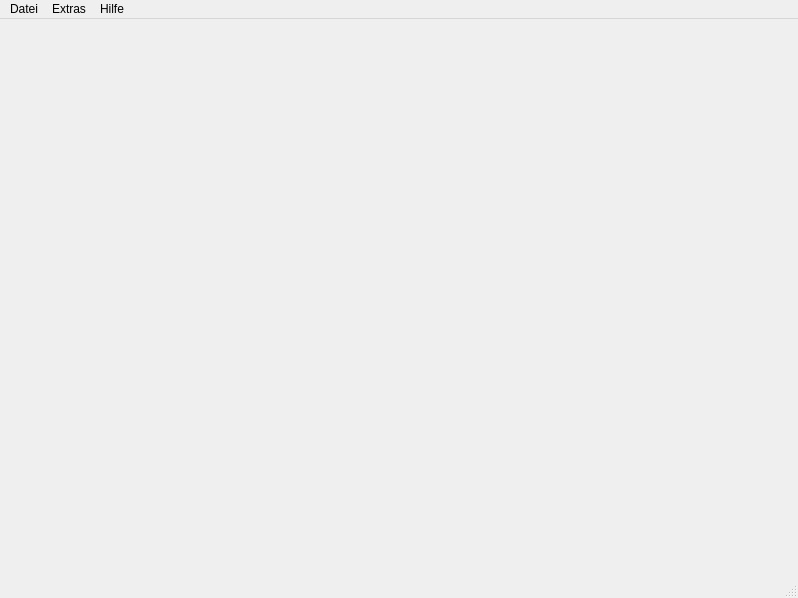
<?xml version="1.0" encoding="UTF-8"?>
<ui version="4.0">
 <class>MainWindow</class>
 <widget class="QMainWindow" name="MainWindow">
  <property name="geometry">
   <rect>
    <x>0</x>
    <y>0</y>
    <width>798</width>
    <height>598</height>
   </rect>
  </property>
  <property name="windowTitle">
   <string>SugarCRM Interface</string>
  </property>
  <widget class="QWidget" name="centralwidget"/>
  <widget class="QMenuBar" name="menubar">
   <property name="geometry">
    <rect>
     <x>0</x>
     <y>0</y>
     <width>798</width>
     <height>22</height>
    </rect>
   </property>
   <widget class="QMenu" name="menuTest">
    <property name="title">
     <string>Datei</string>
    </property>
    <addaction name="actionLogin"/>
    <addaction name="actionLogout"/>
    <addaction name="separator"/>
    <addaction name="actionEinstellungen"/>
    <addaction name="separator"/>
    <addaction name="actionBeenden"/>
   </widget>
   <widget class="QMenu" name="menuExtras">
    <property name="title">
     <string>Extras</string>
    </property>
    <addaction name="actionServer_Zeit"/>
    <addaction name="actionSugarFlavor"/>
   </widget>
   <widget class="QMenu" name="menuHilfe">
    <property name="title">
     <string>Hilfe</string>
    </property>
    <addaction name="actionAboutQt"/>
   </widget>
   <addaction name="menuTest"/>
   <addaction name="menuExtras"/>
   <addaction name="menuHilfe"/>
  </widget>
  <widget class="QStatusBar" name="statusbar"/>
  <action name="actionLogin">
   <property name="icon">
    <iconset>
     <normaloff>:/login.png</normaloff>:/login.png</iconset>
   </property>
   <property name="text">
    <string>Login</string>
   </property>
  </action>
  <action name="actionEinstellungen">
   <property name="enabled">
    <bool>false</bool>
   </property>
   <property name="icon">
    <iconset>
     <normaloff>:/settings.png</normaloff>:/settings.png</iconset>
   </property>
   <property name="text">
    <string>Einstellungen</string>
   </property>
  </action>
  <action name="actionBeenden">
   <property name="icon">
    <iconset>
     <normaloff>:/exit.png</normaloff>:/exit.png</iconset>
   </property>
   <property name="text">
    <string>Beenden</string>
   </property>
  </action>
  <action name="actionLogout">
   <property name="enabled">
    <bool>false</bool>
   </property>
   <property name="icon">
    <iconset>
     <normaloff>:/logout.png</normaloff>:/logout.png</iconset>
   </property>
   <property name="text">
    <string>Logout</string>
   </property>
  </action>
  <action name="actionServer_Zeit">
   <property name="text">
    <string>Server Zeit</string>
   </property>
  </action>
  <action name="actionSugarFlavor">
   <property name="text">
    <string>Sugar Flavour</string>
   </property>
  </action>
  <action name="actionAboutQt">
   <property name="icon">
    <iconset>
     <normaloff>:/help.png</normaloff>:/help.png</iconset>
   </property>
   <property name="text">
    <string>Über Qt</string>
   </property>
  </action>
 </widget>
 <resources/>
 <connections>
  <connection>
   <sender>actionBeenden</sender>
   <signal>triggered()</signal>
   <receiver>MainWindow</receiver>
   <slot>close()</slot>
   <hints>
    <hint type="sourcelabel">
     <x>-1</x>
     <y>-1</y>
    </hint>
    <hint type="destinationlabel">
     <x>399</x>
     <y>299</y>
    </hint>
   </hints>
  </connection>
 </connections>
 <slots>
  <slot>login()</slot>
 </slots>
</ui>
